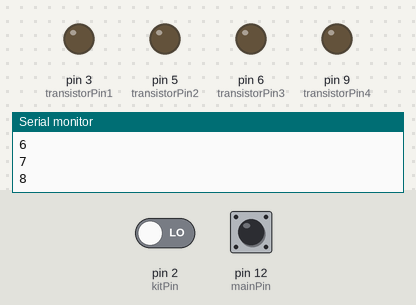
Simulated run of this sketch. Board: Arduino Uno, built with avr-gcc and run on an emulated ATmega328P. Shown: output pins drawn as LEDs (lit = HIGH), the last lines printed to the serial monitor. The test bench sets the inputs (shaded band); at power-on: pin 2 (kitPin) LOW, pin 12 (mainPin) LOW.

Above: at 1.2 s.
1.3 s: pin 2 (kitPin) driven HIGH
At 2.4 s:
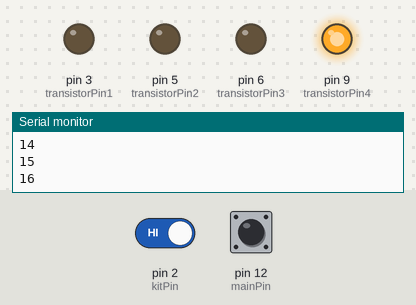
2.8 s: pin 2 (kitPin) driven LOW
At 3.6 s:
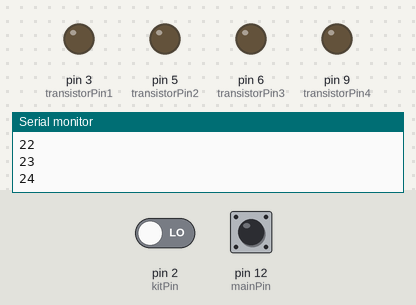
4.3 s: pin 12 (mainPin) pulsed HIGH 5 times (0.12 s each, 0.3 s apart)
At 6.5 s:
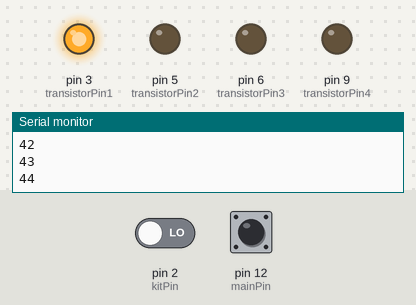
7.3 s: pin 2 (kitPin) driven HIGH
At 8.4 s:
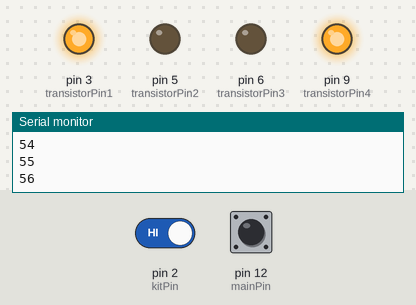
8.8 s: pin 12 (mainPin) driven HIGH
At 10.1 s:
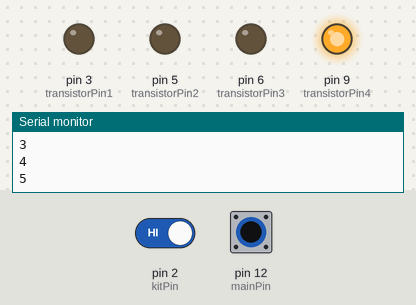
Timing chart, 0 to 11.8 s (numbered marks = the images above; inputs shaded):
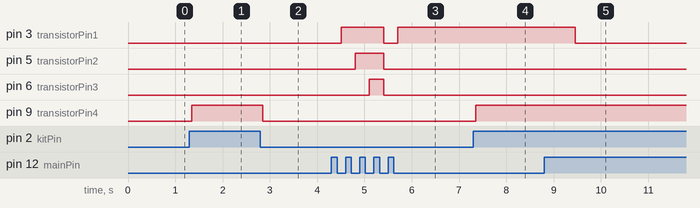

The sketch:

lightswitch_jan6.ino
```cpp
const int transistorPin1 = 3;    // connected to the base of the transistor
const int transistorPin2 = 5;    // connected to the base of the transistor
const int transistorPin3 = 6;    // connected to the base of the transistor
const int transistorPin4 = 9;    // connected to the base of the transistor

//int inPot = 0; // store value of potentiameter input
//int potPin = 2; //potentiameter pin

int kitButt = 0; // store value of sink and stove light switch
const int kitPin = 2; // switch pin

int mainButt = 0;
const int mainPin = 12;
int trackMain = 0;

int outputValue1 = 0; //variable to store the transistor output
int outputValue2 = 0; //variable to store the transistor output
int outputValue3 = 0;//variable to store the transistor output
int outputValue4 = 0;//variable to store the transistor output

boolean buttTracker = false;
int buttCount = 0;

int masterClock = 0;

void setup() {
    Serial.begin(9600);
   // set  the transistor pin as output:
   pinMode(transistorPin1, OUTPUT);
   pinMode(transistorPin2, OUTPUT);
   pinMode(transistorPin3, OUTPUT);
   pinMode(transistorPin4, OUTPUT);

   pinMode(kitPin, INPUT);
   pinMode(mainPin, INPUT);

}

void loop() {

// read the value from the potentiameter
//inPot = analogRead(potPin);

// read the value from the kitchen light switch
  kitButt = digitalRead(kitPin);
  mainButt = digitalRead(mainPin);

//control main lights

      //flag on button press
     if (mainButt == HIGH && buttTracker == false){
      if (masterClock > 20){
        buttTracker = true;
      }
     }

      //action on button release
     if (mainButt == LOW && buttTracker == true){
        trackMain ++;
        buttCount ++;
        if (trackMain > 3){
          trackMain = 0;
        }
        buttTracker = false;
     }

      //action on button held down
     if (mainButt == HIGH && buttTracker == true){
       buttCount ++;
      if (buttCount >= 15){
        trackMain = 0;
        buttTracker = false;
        buttCount = 0;
        masterClock = 0;
      }
     }

//control main kitchen lights
      if (trackMain == 3){
         outputValue1 = 255;
         outputValue2 = 255;
         outputValue3 = 255;
      }else if (trackMain == 2){
         outputValue1 = 255;
         outputValue2 = 255;
         outputValue3 = 0;
      }else if (trackMain == 1){
         outputValue1 = 255;
         outputValue2 = 0;
         outputValue3 = 0;
      }else {
         outputValue1 = 0;
         outputValue2 = 0;
         outputValue3 = 0;
      }

      // this makes sure that it doesn't turn on a light after turn off
      masterClock ++;
      if (masterClock >= 30000){
        masterClock = 0;
      }
      Serial.println(masterClock);

//control sink and stove lights
      if (kitButt == HIGH){
        outputValue4 = 255;
        //Serial.println("butt on");
      } else{
        outputValue4 = 0;
        //Serial.println("butt off");
      }

//output to transistors
      analogWrite(transistorPin1, outputValue1);
      analogWrite(transistorPin2, outputValue2);
      analogWrite(transistorPin3, outputValue3);
      analogWrite(transistorPin4, outputValue4);

      delay (150);

}
```

Measured:
- after the input at 1.3 s, pin 9 (transistorPin4): LOW → HIGH after 0.05 s
- after the input at 2.8 s, pin 9 (transistorPin4): HIGH → LOW after 0.05 s
- after the input at 4.3 s, pin 3 (transistorPin1): LOW → HIGH after 0.21 s, → LOW 0.90 s later, → HIGH 0.30 s later; pin 5 (transistorPin2): LOW → HIGH after 0.51 s, → LOW 0.60 s later; pin 6 (transistorPin3): LOW → HIGH after 0.81 s, → LOW 0.30 s later
- after the input at 7.3 s, pin 9 (transistorPin4): LOW → HIGH after 0.06 s
- after the input at 8.8 s, pin 3 (transistorPin1): HIGH → LOW after 0.66 s
